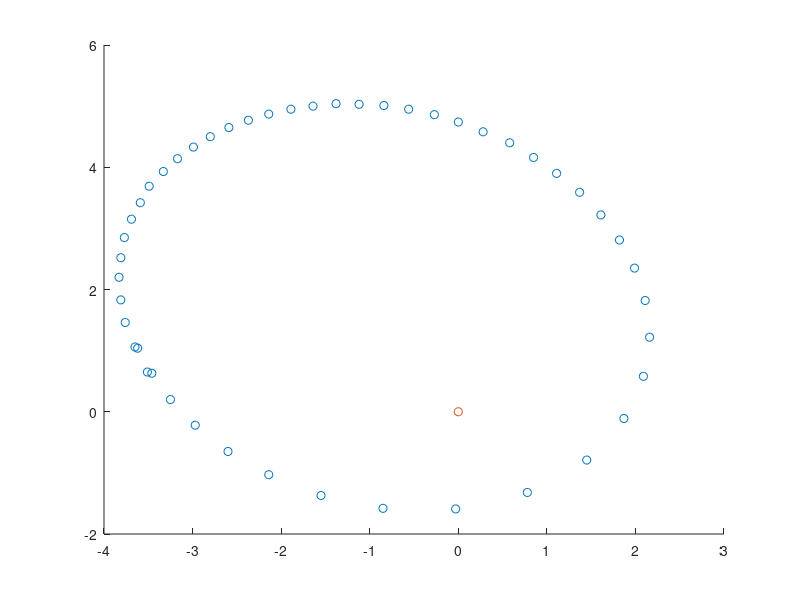

MATLAB code to generate this figure:
%%% Inport data for satellite position in orbit

x_axis = [-3.62 -3.46 -3.25 -2.97 -2.60 -2.14 -1.55 -0.85 -0.03 0.78 1.45 1.87 2.09 2.16 2.11 1.99 1.82 1.61 1.37 1.11 0.85 0.58 0.28 0.00 -0.27 -0.56 -0.84 -1.12 -1.38 -1.64 -1.89 -2.14 -2.37 -2.59 -2.80 -2.99 -3.17 -3.33 -3.49 -3.59 -3.69 -3.77 -3.81 -3.83 -3.81 -3.76 -3.65 -3.51];
y_axis = [1.04 0.63 0.20 -0.22 -0.65 -1.03 -1.37 -1.58 -1.59 -1.32 -0.79 -0.11 0.58 1.22 1.82 2.35 2.81 3.22 3.59 3.90 4.16 4.40 4.58 4.74 4.86 4.95 5.01 5.03 5.04 5.00 4.95 4.87 4.77 4.65 4.50 4.33 4.14 3.93 3.69 3.42 3.15 2.85 2.52 2.20 1.83 1.46 1.06 0.65];
time_elapsed = 0:0.25:11.75;

%%% Graph data to show entire orbit

scatter(x_axis, y_axis)
hold on;
scatter(0,0,'black')

%%% Estimate semi-major axis of orbit

[d1,d2] = size(x_axis);
distances = 0:0:d2;

for index = 1:d2
    distances(index) = sqrt(x_axis(index)^2 + y_axis(index)^2);
end

max_dist = max(distances);
min_dist = min(distances);
farthest = [x_axis(find(distances == max_dist)), y_axis(find(distances == max_dist))];
closest = [x_axis(find(distances == min_dist)), y_axis(find(distances == min_dist))];

semi_major_axis = (sqrt((farthest(2)-closest(2))^2 + (farthest(1)-closest(1))^2))/2; % lunar radii

%%% Estimate eccentricity of orbit

% Here, we use the fact that the satellite is basically massless when
% compared with the moon, so the moon is basically the center of mass of
% the system
eccentricity = (max_dist - min_dist)/(max_dist + min_dist);

%%% Estimate mass of moon

% let the period of the orbit be 11.5 hours with 0.14 uncertainty
orbital_period = 11.5 * 60 * 60; % in seconds
mass_of_system = (semi_major_axis*1.7371*10^6)^3*4*pi^2/(6.67408*10^-11*(orbital_period)^2); 